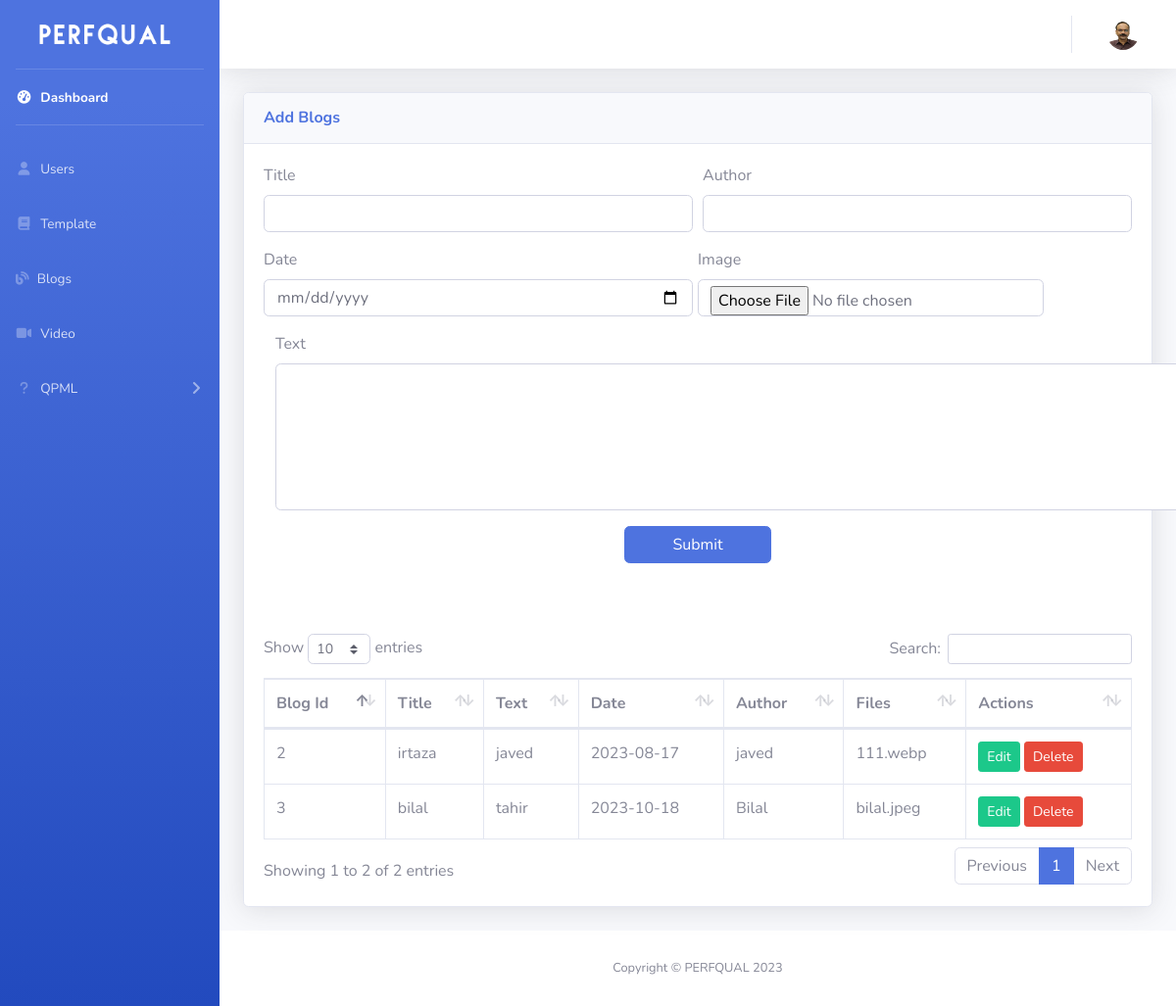
The app's page /admin/blog.php (signed in) with its own data.
### tables this page shows
CREATE TABLE `blog` (
  `b_id` int(11) NOT NULL,
  `b_title` varchar(200) NOT NULL,
  `b_author` varchar(200) NOT NULL,
  `b_text` text NOT NULL,
  `b_date` varchar(100) NOT NULL,
  `b_files` varchar(300) NOT NULL,
  `extra3` varchar(100) NOT NULL,
  `extra4` varchar(100) NOT NULL,
  `extra5` varchar(100) NOT NULL,
  `extra6` varchar(100) NOT NULL
);

### admin/blog.php (the view, shortened to what this page needs)
<?php include 'partial/header.php';
?>
<div class="container-fluid">
    <div class="card shadow mb-4">
        <div class="card-header py-3">
            <h6 class="m-0 font-weight-bold text-primary">Add Blogs</h6>
        </div>
        <div class="card-body">
            <form method="POST" enctype="multipart/form-data" class="needs-validation">
                <div class="form-row">
                    <div class="col-md-6 mb-3">
                        <label for="validationTooltip01">Title</label>
                        <input type="text" name="title" class="form-control" required>
                    </div>
                    <div class="col-md-6 mb-3">
                        <label for="validationTooltip01">Author</label>
                        <input type="text" name="author" class="form-control" required>
                    </div>
                    <div class="col-md-6 mb-3">
                        <label for="validationTooltip01">Date</label>
                        <input type="date" name="date" class="form-control" required>
                    </div>
                    <div class="form-row">
                    <div class="col-md-12 mb-3">
                        <label for="validationTooltip01">Image</label>
                        <input type="file" name="files1" class="form-control" required>
                    </div>
                </div>
                </div>
                <div class="col-md-6 mb-3 ">
                        <label for="validationTooltip01">Text</label>
                        <input style="width: 1100px; height: 150px" type="text" name="text" class="form-control" required>
                    </div>
                <center>
                    <button class="btn btn-primary" type="submit" style="width: 150px;" name="btn_submit">Submit </button>
                </center>
            </form>
            <br>
            <br>
            <br>
            <div class="table-responsive">
                <table class="table table-bordered" id="dataTable" width="100%" cellspacing="0">
                    <thead>
                        <tr>
                            <th>Blog Id</th>
                            <th>Title</th>
                            <th>Text</th>
                            <th>Date</th>
                            <th>Author</th>
                            <th>Files</th>
                            <th>Actions </th>
                        </tr>
                    </thead>
                    <tbody>
                        <?php
                        $sql = mysqli_query($conn, "Select * from blog");
                        while ($fetch = mysqli_fetch_array($sql)) {
                        ?>
                            <tr>
                                <td><?php echo $fetch['b_id'] ?></td>
                                <td><?php echo $fetch['b_title'] ?></td>
                                <td><?php echo $fetch['b_text'] ?></td>
                                <td><?php echo $fetch['b_date'] ?></td>
                                <td><?php echo $fetch['b_author'] ?></td>
                                <td><?php echo $fetch['b_files'] ?></td>
                                <td>
                                    <a href='EditBLog.php?edit=<?php echo $fetch['b_id']; ?>' class='btn btn-success btn-sm'>Edit</a>
                                    <a href='?delete=<?php echo $fetch['b_id']; ?>' class='btn btn-danger btn-sm'>Delete</a>
                                </td>
                            </tr>
                        <?php } ?>
                    </tbody>
                </table>
            </div>
        </div>
    </div>
</div>
</div>
<?php include 'partial/footer.php' ?>

### records on screen
blog: b_id "2", b_title "irtaza", b_text "javed", b_date "2023-08-17", b_author "javed", b_files "111.webp"
blog: b_id "3", b_title "bilal", b_text "tahir", b_date "2023-10-18", b_author "Bilal", b_files "bilal.jpeg"
